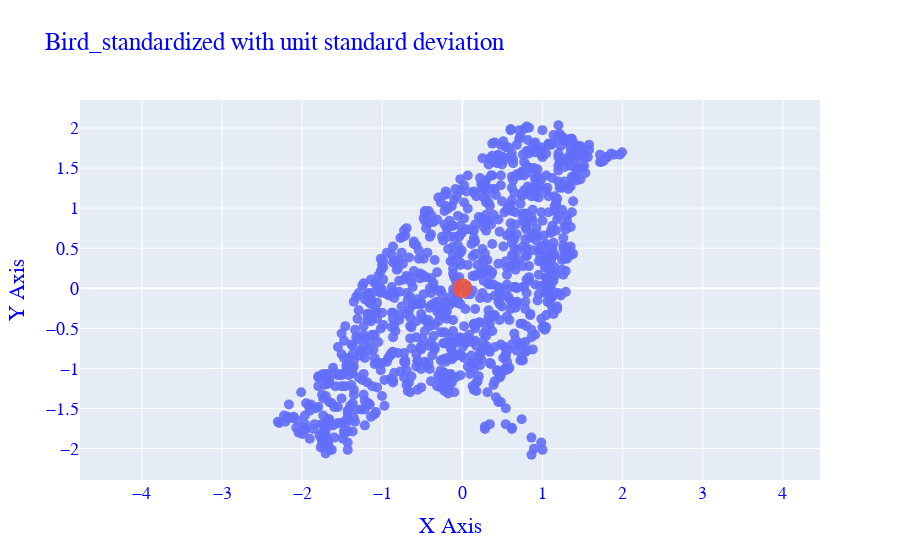

The cell this chart's notebook holds for it:
### Code cell
import plotly.graph_objects as go
import plotly.io as pio
 
pio.templates.default = "plotly" # ["plotly", "plotly_white", "plotly_dark", "ggplot2", "seaborn", "simple_white", "none"]:


fig = go.Figure()

fig.add_trace(
    go.Scatter(
        x=bird_standardized[:,0],
        y=bird_standardized[:,1],
        mode='markers',
        marker=dict(
        size=10,
        colorscale='Viridis',   # choose a colorscale
        opacity=0.9
    )
        
))

fig.add_trace(
    go.Scatter(
        x=[0],
        y=[0],
        mode='markers',
        marker=dict(
        size=20,
        colorscale='Viridis',   # choose a colorscale
        opacity=0.9
    )
    
    )

)
        

fig.update_yaxes(scaleanchor = "x",scaleratio = 1)
fig.update_layout(
    title="Bird_standardized with unit standard deviation",
    showlegend=False,
    xaxis_title="X Axis",
    yaxis_title="Y Axis ",
    font=dict(
        family="Courier New, monospace",
        size=18,
        color="Blue",
    )
)

### Figure 1 — Plotly figure (JSON) as saved in the notebook; plotly's stock layout.template omitted (floating-point values rounded to 4 significant figures; data arrays with more than 128 entries replaced by an {"elided": "..."} marker saying what was removed)
{"data": [{"marker": {"colorscale": [[0, "#440154"], [0.1111, "#482878"], [0.2222, "#3e4989"], [0.3333, "#31688e"], [0.4444, "#26828e"], [0.5556, "#1f9e89"], [0.6667, "#35b779"], [0.7778, "#6ece58"], [0.8889, "#b5de2b"], [1, "#fde725"]], "opacity": 0.9, "size": 10}, "mode": "markers", "type": "scatter", "x": {"elided": "1000 float values"}, "y": {"elided": "1000 float values"}}, {"marker": {"colorscale": [[0, "#440154"], [0.1111, "#482878"], [0.2222, "#3e4989"], [0.3333, "#31688e"], [0.4444, "#26828e"], [0.5556, "#1f9e89"], [0.6667, "#35b779"], [0.7778, "#6ece58"], [0.8889, "#b5de2b"], [1, "#fde725"]], "opacity": 0.9, "size": 20}, "mode": "markers", "type": "scatter", "x": [0], "y": [0]}], "layout": {"autosize": true, "font": {"color": "Blue", "family": "Courier New, monospace", "size": 18}, "showlegend": false, "title": {"text": "Bird_standardized with unit standard deviation"}, "xaxis": {"autorange": true, "domain": [0, 1], "range": [-6.757, 6.446], "title": {"text": "X Axis"}, "type": "linear"}, "yaxis": {"autorange": true, "domain": [0, 1], "range": [-2.497, 2.454], "scaleanchor": "x", "scaleratio": 1, "title": {"text": "Y Axis "}, "type": "linear"}}}
